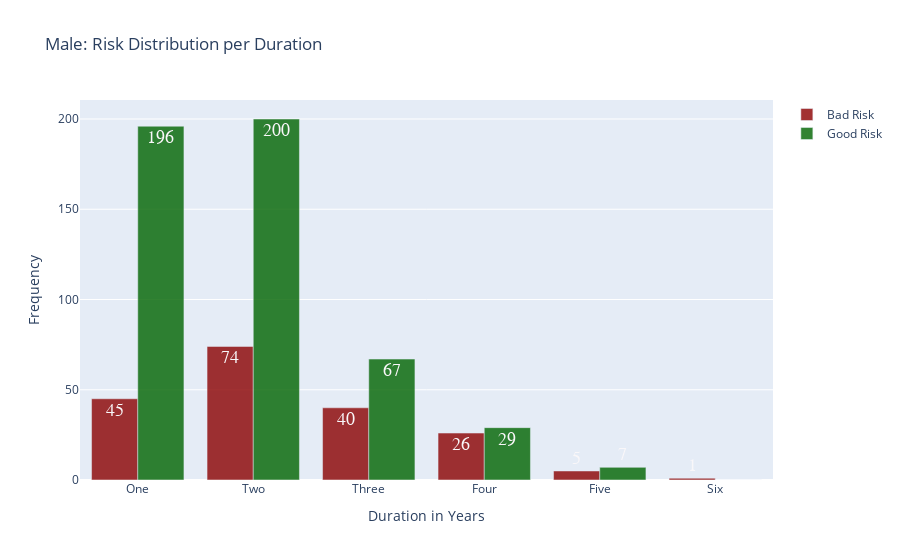

Notebook source saved alongside this figure:
### Markdown cell above
<h2 style="font-size:100%;"><b>Male Risk Evaluation-By Duration in Years:</b></h2>

### Code cell
trace1 = go.Bar(
    x=ms[ms['Risk']=='bad']['Duration_yrs'].values,
    y= ms[ms['Risk']=='bad']['count'].values,
    text =  ms[ms['Risk']=='bad']['count'].values,
    textposition='auto',
    textfont=dict(
        family='sans serif',
        size=18,
        color='#FFFAFA'),
    marker=dict(
    color='rgb(139,0,0)'),
    opacity=0.8,
    name = 'Bad Risk'
)
trace2 = go.Bar(
    x=ms[ms['Risk']=='good']['Duration_yrs'].values,
    y= ms[ms['Risk']=='good']['count'].values,
    text =  ms[ms['Risk']=='good']['count'].values,
    textposition='auto',
    textfont=dict(
        family='sans serif',
        size=18,
        color='#FFFAFA'),
    marker=dict(
    color='rgb(0,100,0)'),
    opacity=0.8,
    name = 'Good Risk'
    )
data = [trace1, trace2]

layout = go.Layout (
    yaxis = dict(
    title = 'Frequency'),
    
    xaxis = dict (
    title = 'Duration in Years'),
    
    title = 'Male: Risk Distribution per Duration'
)
fig = go.Figure (data=data, layout = layout)
py.iplot(fig)

### Figure 1 — Plotly figure (JSON) as saved in the notebook; plotly's stock layout.template omitted (floating-point values rounded to 4 significant figures)
{"data": [{"marker": {"color": "rgb(139,0,0)"}, "name": "Bad Risk", "opacity": 0.8, "text": [45, 74, 40, 26, 5, 1], "textfont": {"color": "#FFFAFA", "family": "sans serif", "size": 18}, "textposition": "auto", "type": "bar", "x": ["One", "Two", "Three", "Four", "Five", "Six"], "y": [45, 74, 40, 26, 5, 1]}, {"marker": {"color": "rgb(0,100,0)"}, "name": "Good Risk", "opacity": 0.8, "text": [196, 200, 67, 29, 7, 0], "textfont": {"color": "#FFFAFA", "family": "sans serif", "size": 18}, "textposition": "auto", "type": "bar", "x": ["One", "Two", "Three", "Four", "Five", "Six"], "y": [196, 200, 67, 29, 7, 0]}], "layout": {"title": {"text": "Male: Risk Distribution per Duration"}, "xaxis": {"title": {"text": "Duration in Years"}}, "yaxis": {"title": {"text": "Frequency"}}}}
